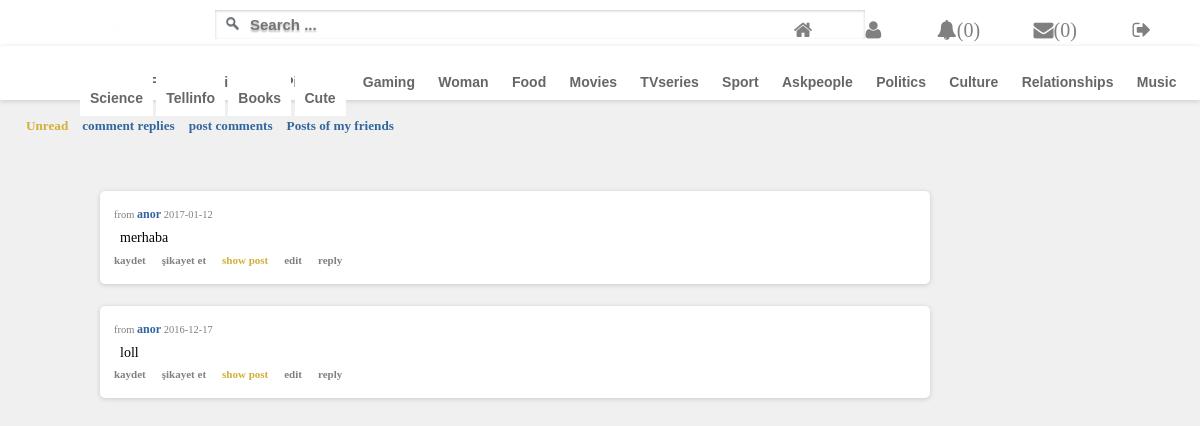
Screenshot of /post_comments.php (signed in) with the database file from the repository.
### tables this page shows
CREATE TABLE IF NOT EXISTS `comments` (
  `id` int(11) NOT NULL AUTO_INCREMENT,
  `comment_area` text NOT NULL,
  `date_added` date NOT NULL,
  `commented_by` varchar(255) NOT NULL,
  `commented_to` int(11) NOT NULL,
  `open` int(1) NOT NULL,
  PRIMARY KEY (`id`)
);

### post_comments.php (the view, shortened to what this page needs)
<?php include("./inc/header2.php"); ?>
<br/>
<div class='footerpost'>
  <ul>
      <li><a style='color:#D4AF37;' href='notification.php'>Unread</a>  </li>
      <li><a href='replies.php'>comment replies  </a></li>
      <li><a href='post_comments.php'>post comments </a></li>
    <li><a href='#'>Posts of my friends </a></li>
  </ul>
    </div>
<?php
echo "<br/><br/><div class='comments'>";
$getposts=  mysqli_query($mysqli, "SELECT * FROM posts WHERE added_by='$username' ")or Die(mysqli_error($mysqli));
             while($row=mysqli_fetch_array($getposts)){
                 $_post_id=$row['id'];
$getcomments=  mysqli_query($mysqli, "SELECT * FROM comments WHERE commented_to='$_post_id'  ")or Die(mysqli_error($mysqli));
             while($row=mysqli_fetch_array($getcomments)){
                 $id=$row['id'];
                 $date_added = $row['date_added'];
                 $comment_area=$row['comment_area'];
                 $commented_by=$row['commented_by'];
                echo "<br/><div class='comment'>
               <ul >
    <li style='list-style-type : none;color:grey;font-family: Verdana;
    font-size:10.5px;'>from <a style=' color: #33669f;
    font-family: Verdana;
    font-weight: bold;
    text-decoration:none;' href='user.php?u=$commented_by'>$commented_by</a> $date_added </li>
      <div id='body'  >
         <div id=\"edit$id\" style='display:none;'>
<div class='reply_comment'>
     <form id='b_news' method='post' action=''>
            <div>
                <div>
                  <textarea id='breaking_news_text'  rows='2' cols='50' style='background-color: #f8f8f8 ;
    ' placeholder='Add text here...' required></textarea>
                </div>
            </div>
            <div>
                <input  style='font-weight: bold;
    color: forestgreen;
    padding: 7px 16px;
    text-align: center;
    text-decoration: none;
    display: inline-block;
    font-size: 12px;
    margin: 4px 2px;
    cursor: pointer;
    border-radius: 10px;' type='submit' id=\"save$id\" value='Save Changes'/>
            </div>
            </form>
</div>
</div>
        <p id=\"comment_text$id\" style=\"display:'';font-family: Verdana;
    font-size: 14px;
    padding: 6px;
    line-height: 140%; \">$comment_area</p>
        </div>
  </ul>
               <div class='footercomment'>
  <ul>
    <li><a href='#'>kaydet</a>  </li>
    <li><a href='#'>şikayet et  </a></li>";
                        echo "
    <li><a href='comments.php?u=$_post_id' style='color:#D4AF37;' >show post</a></li>
   <li><a href='#' onclick=\"document.getElementById(\"edit$id\").style.display='';document.getElementById('breaking_news_text').value = '$comment_area';
    document.getElementById(\"comment_text$id\").style.display='none';return false;\" >edit</a>  </li>
    <li><a href='#' onclick=\"document.getElementById('$id').style.display='';return false;\" >reply</a>  </li>
                </ul>";
                echo"<br/><div id='$id' style='display:none;margin:15px 15px 0px 15px;padding:5px;'>
<div class='reply_comment'>
    <form method='POST' action='#'>
<textarea id='reply_area' name='reply_area'  rows='8' cols='78'></textarea>
<br/>
<input type='submit' name='reply_button$id'  value='Send' style='border: none;
    background-color: #f8f8f8 ;
    font-weight: bold;
    color: forestgreen;
    padding: 7px 16px;
    text-align: center;
    text-decoration: none;
    display: inline-block;
    font-size: 12px;
    margin: 4px 2px;
    cursor: pointer;
    border-radius: 10px;'></input>
</form>
</div>
<a onclick='document.getElementById('$id').style.display='none';return false;' href=''
style='text-decoration:none;border-bottom:1px dotted blue;'>hide</a>
</div>";
    echo"
             </div></div>";}}
    ?>

### css/style_1.css (style rules this page uses)
* { margin: 0px; padding: 0; font-family: Arial,Helvetica,sans-serif; font-size: 12px; }
html { height: 100%; margin: 0px; height: 100%; width: 100%; }
body { margin: 0px; min-height: 100%; background-color: #F0F0F0; }
p { padding-top: 10px; }
.footerpost { position: relative; left:1em; height:2.5em; top:-0.6em; }
.footerpost ul li { float: left; font-size: 11px; position:relative; list-style-type : none; padding-left: 14px; height:17px; top:1em }
.footerpost a { color: #33669f; font-family: Verdana; font-weight: bold; text-decoration:none; font-size: 1.2em; }
.footercomment ul li { float: left; font-size: 8px; margin-right: 2em; list-style-type : none; padding-left: 0px; bottom:0; top:0px; height:10px; }
.footercomment a { color: grey; font-family: verdana; text-decoration:none; font-size: 11px; font-weight: bold; }
.comment { box-shadow: 0px 1px 5px rgba(0,0,0,0.16); border-radius: 5px; background-color: white; margin: 0 0 8px 0; padding: 16px 16px 16px 14px; position :relative; top: 5px; left: 100px; width: 800px; }

### rows the page displays
comments: commented_by "anor", date_added "2017-01-12", comment_area "merhaba"
comments: commented_by "anor", date_added "2016-12-17", comment_area "loll"

### other values shown
$not "0"
$message_count "0"
